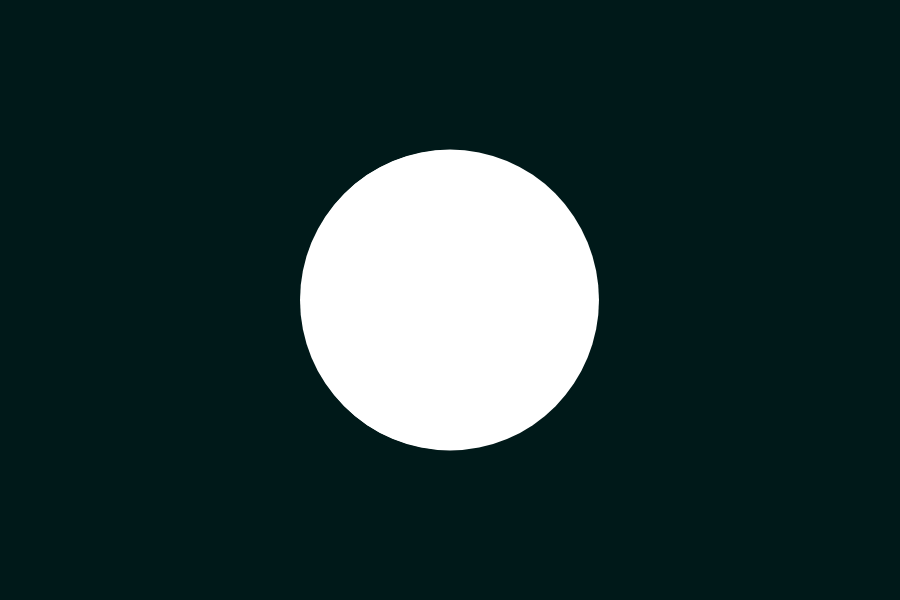
Frame 1 (no input)
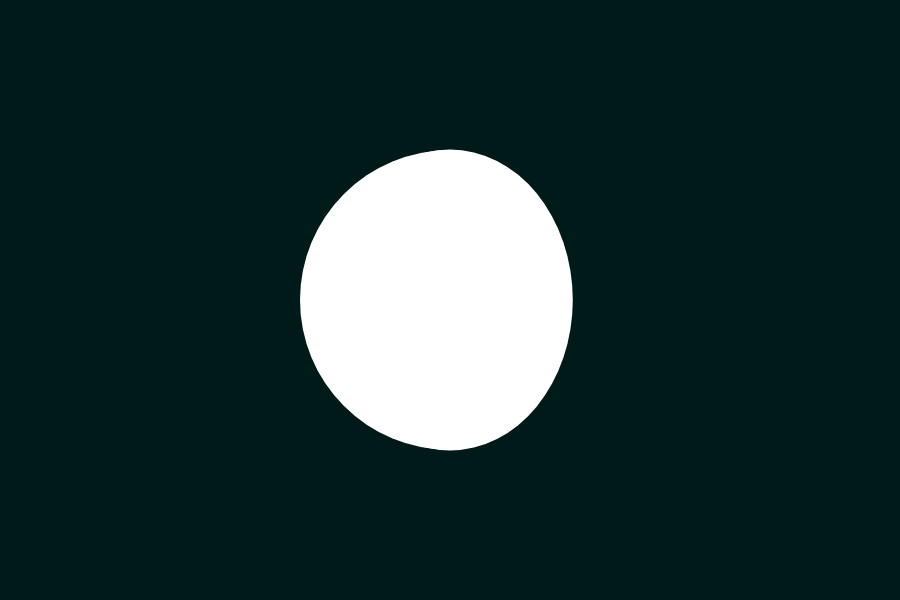
Frame 60 (no input)
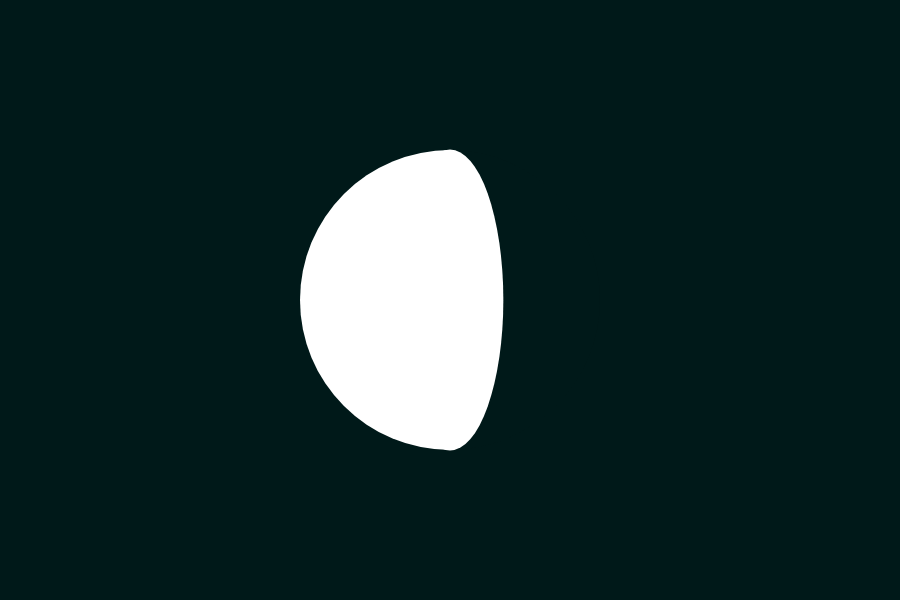
Frame 120 (the mouse pressed at the canvas centre since frame 60)

The p5.js sketch that drew these frames (run headless with seeded random() and noise() and a simulated clock; from frame 60 on, the mouse is pressed at the canvas centre):

// p5.js sketch
// ── sketch.js
let x = 0;
let y = 0;

let moon = 0;
let moonSize = 300;

function setup() {
  // it runs only one time
  createCanvas(900, 600);
  angleMode(RADIANS);
}

function draw() {
  let bg_color = color(0,25,25,255);
  let moon_color = color(255,255,255,255);
  background(bg_color);
  
  // Moon
  moon -= 0.01;    
  moon %= -Math.PI*2;
  
  // Moon Phases
  noStroke();
  let phaseX = width/2;
  let phaseY = height/2;

  // Custom function to calculate moon phase colors
  let { phase1, phase2, phase3, phase4 } = MoonPhases(moon, moon_color, bg_color);

  fill(phase1);
  arc(phaseX, phaseY, moonSize, moonSize, PI/2, 3 * PI/2);
  fill(phase2);
  arc(phaseX, phaseY, moonSize, moonSize, 3 * PI/2, PI/2);

  let heightPhase = moonSize;
  let widthPhase = map(Math.cos(moon), 0, 1, 0, moonSize);

  fill(phase3);
  arc(phaseX, phaseY, widthPhase - 2, heightPhase + 1, PI/2, 3 * PI/2);
  fill(phase4);
  arc(phaseX, phaseY, widthPhase - 2, heightPhase + 1, 3 * PI/2, PI/2);
}

// Custom function to calculate moon phase colors
function MoonPhases(angle, moonColor, bgColor) {
  let phase1, phase2, phase3, phase4;

  if (-Math.PI/2 < angle && angle < 0) {
    phase3 = moonColor;
    phase4 = moonColor;
    phase1 = moonColor;
    phase2 = bgColor;
  } else if (-Math.PI < angle && angle < -Math.PI/2) {
    phase1 = moonColor;
    phase3 = bgColor;
    phase4 = bgColor;
    phase2 = bgColor;
  } else if (-3*Math.PI/2 < angle && angle < -Math.PI) {
    phase4 = bgColor;
    phase2 = moonColor;
    phase1 = bgColor;
    phase3 = bgColor;
  } else if (-2*Math.PI < angle && angle < -3*Math.PI/2) {
    phase4 = color(0,255,0,0);
    phase3 = moonColor;
    phase1 = bgColor;
    phase2 = moonColor;
  }

  return { phase1, phase2, phase3, phase4 };
}
